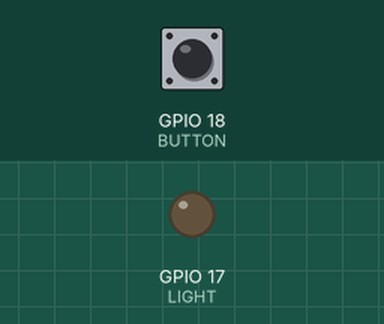
A program run on a simulated Raspberry Pi (BCM pin numbers). Shown: output pins drawn as LEDs (lit = HIGH). The test bench sets the inputs (shaded band); at power-on: GPIO 18 (BUTTON) HIGH.

Above: at 1.2 s.
1.3 s: GPIO 18 (BUTTON) pulled LOW for 0.25 s
At 1.5 s:
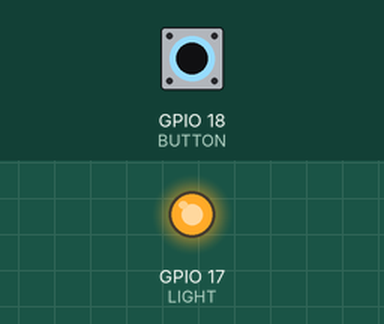
3.1 s: GPIO 18 (BUTTON) pulled LOW for 3.2 s
At 7.2 s:
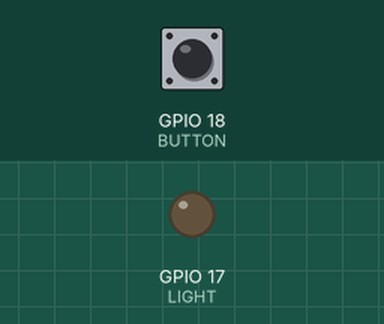
Timing chart, 0 to 8.7 s (numbered marks = the images above; inputs shaded):
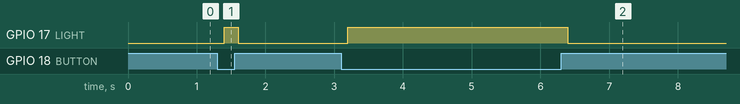

Measured:
- after the input at 1.3 s, GPIO 17 (LIGHT): LOW → HIGH after 0.10 s, → LOW 0.20 s later
- after the input at 3.1 s, GPIO 17 (LIGHT): LOW → HIGH after 0.10 s, → LOW 3.2 s later

The program:

button_trigger.py
```python
# Light up a LED while the switch is down

import RPi.GPIO as GPIO
import time

BUTTON = 18
LIGHT = 17

GPIO.setmode(GPIO.BCM)
GPIO.setup(BUTTON, GPIO.IN, pull_up_down=GPIO.PUD_UP)
GPIO.setup(LIGHT, GPIO.OUT)

while True:
    input_state = GPIO.input(BUTTON)
    if input_state == False:
        GPIO.output(LIGHT, GPIO.HIGH)
    else:
        GPIO.output(LIGHT, GPIO.LOW)

    time.sleep(0.2)
```
